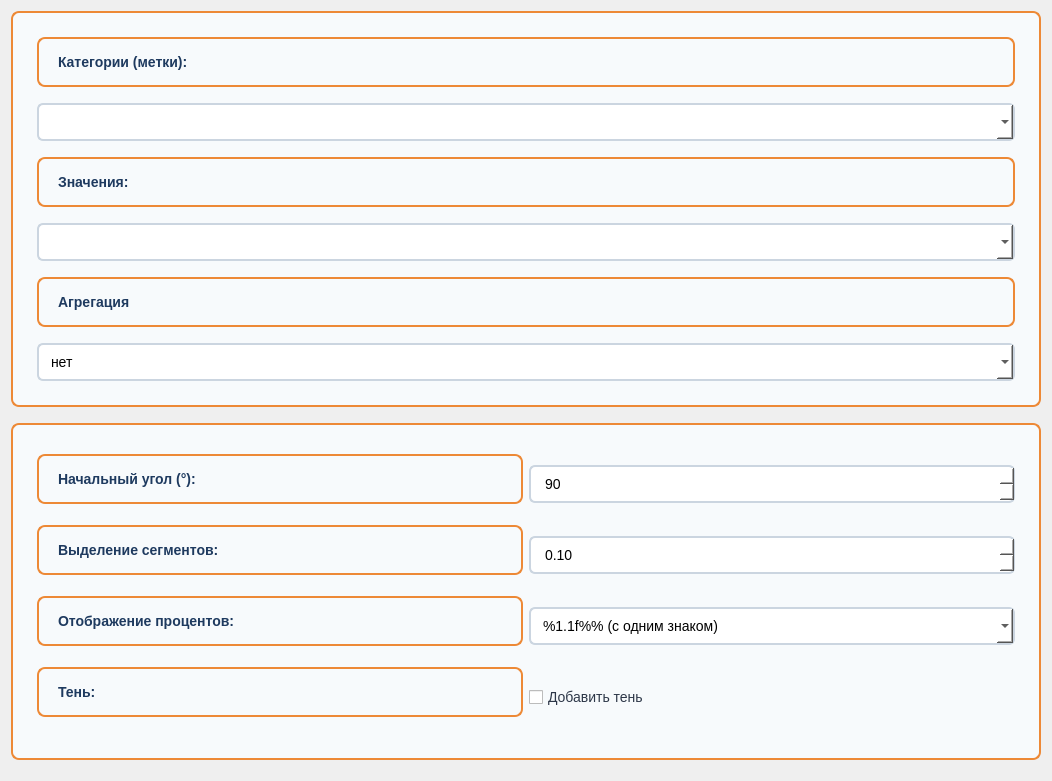
              <widget class="QWidget" name="scrollAreaWidgetContents_pie">
               <property name="geometry">
                <rect>
                 <x>0</x>
                 <y>0</y>
                 <width>1052</width>
                 <height>781</height>
                </rect>
               </property>
               <layout class="QVBoxLayout" name="verticalLayout_pie_scroll">
                <item>
                 <widget class="QFrame" name="pie_data_frame">
                  <property name="styleSheet">
                   <string notr="true">QFrame {
    background-color: #f7fafc;
    border: 2px solid #ed8936;
    border-radius: 8px;
    padding: 15px;
    margin-bottom: 10px;
}</string>
                  </property>
                  <layout class="QVBoxLayout" name="verticalLayout_pie_data">
                   <item>
                    <widget class="QLabel" name="label_pie_labels">
                     <property name="styleSheet">
                      <string notr="true">color: #1e3a5f;
font-size: 14px;
font-weight: bold;</string>
                     </property>
                     <property name="text">
                      <string>Категории (метки):</string>
                     </property>
                    </widget>
                   </item>
                   <item>
                    <widget class="QComboBox" name="pie_labels_combo">
                     <property name="styleSheet">
                      <string notr="true">QComboBox {
    background-color: white;
    border: 2px solid #cbd5e0;
    border-radius: 6px;
    padding: 8px 12px;
    font-size: 14px;
}</string>
                     </property>
                    </widget>
                   </item>
                   <item>
                    <widget class="QLabel" name="label_pie_values">
                     <property name="styleSheet">
                      <string notr="true">color: #1e3a5f;
font-size: 14px;
font-weight: bold;
margin-top: 10px;</string>
                     </property>
                     <property name="text">
                      <string>Значения:</string>
                     </property>
                    </widget>
                   </item>
                   <item>
                    <widget class="QComboBox" name="pie_values_combo">
                     <property name="styleSheet">
                      <string notr="true">QComboBox {
    background-color: white;
    border: 2px solid #cbd5e0;
    border-radius: 6px;
    padding: 8px 12px;
    font-size: 14px;
}</string>
                     </property>
                    </widget>
                   </item>
                   <item>
                    <widget class="QLabel" name="label">
                     <property name="styleSheet">
                      <string notr="true">color: #1e3a5f;
font-size: 14px;
font-weight: bold;
margin-top: 10px;</string>
                     </property>
                     <property name="text">
                      <string>Агрегация</string>
                     </property>
                    </widget>
                   </item>
                   <item>
                    <widget class="QComboBox" name="aggregation_pie">
                     <property name="styleSheet">
                      <string notr="true">QComboBox {
    background-color: white;
    border: 2px solid #cbd5e0;
    border-radius: 6px;
    padding: 8px 12px;
    font-size: 14px;
}</string>
                     </property>
                     <item>
                      <property name="text">
                       <string>нет</string>
                      </property>
                     </item>
                     <item>
                      <property name="text">
                       <string notr="true">count</string>
                      </property>
                     </item>
                     <item>
                      <property name="text">
                       <string>sum</string>
                      </property>
                     </item>
                    </widget>
                   </item>
                  </layout>
                 </widget>
                </item>
                <item>
                 <widget class="QFrame" name="pie_style_frame">
                  <property name="styleSheet">
                   <string notr="true">QFrame {
    background-color: #f7fafc;
    border: 2px solid #ed8936;
    border-radius: 8px;
    padding: 15px;
    margin-bottom: 10px;
}</string>
                  </property>
                  <layout class="QGridLayout" name="gridLayout_pie_style">
                   <item row="2" column="1">
                    <widget class="QComboBox" name="pie_autopct_combo">
                     <property name="styleSheet">
                      <string notr="true">QComboBox {
    background-color: white;
    border: 2px solid #cbd5e0;
    border-radius: 6px;
    padding: 8px 12px;
    font-size: 14px;
    min-width: 150px;
}</string>
                     </property>
                     <item>
                      <property name="text">
                       <string>%1.1f%% (с одним знаком)</string>
                      </property>
                     </item>
                     <item>
                      <property name="text">
                       <string>%1.2f%% (с двумя знаками)</string>
                      </property>
                     </item>
                     <item>
                      <property name="text">
                       <string>%d%% (целые числа)</string>
                      </property>
                     </item>
                    </widget>
                   </item>
                   <item row="1" column="1">
                    <widget class="QDoubleSpinBox" name="pie_explode_spin">
                     <property name="toolTip">
                      <string>Величина выделения сегментов (0 = без выделения)</string>
                     </property>
                     <property name="styleSheet">
                      <string notr="true">QDoubleSpinBox {
    background-color: white;
    border: 2px solid #cbd5e0;
    border-radius: 6px;
    padding: 8px 12px;
    font-size: 14px;
    min-width: 100px;
}</string>
                     </property>
                     <property name="minimum">
                      <double>0.000000000000000</double>
                     </property>
                     <property name="maximum">
                      <double>0.500000000000000</double>
                     </property>
                     <property name="singleStep">
                      <double>0.050000000000000</double>
                     </property>
                     <property name="value">
                      <double>0.100000000000000</double>
                     </property>
                    </widget>
                   </item>
                   <item row="2" column="0">
                    <widget class="QLabel" name="label_pie_autopct">
                     <property name="styleSheet">
                      <string notr="true">color: #1e3a5f;
font-size: 14px;
font-weight: bold;</string>
                     </property>
                     <property name="text">
                      <string>Отображение процентов:</string>
                     </property>
                    </widget>
                   </item>
                   <item row="4" column="0">
                    <widget class="QLabel" name="label_pie_shadow">
                     <property name="styleSheet">
                      <string notr="true">color: #1e3a5f;
font-size: 14px;
font-weight: bold;</string>
                     </property>
                     <property name="text">
                      <string>Тень:</string>
                     </property>
                    </widget>
                   </item>
                   <item row="4" column="1">
                    <widget class="QCheckBox" name="pie_shadow_checkbox">
                     <property name="styleSheet">
                      <string notr="true">QCheckBox {
    font-size: 14px;
    color: #2d3748;
}</string>
                     </property>
                     <property name="text">
                      <string>Добавить тень</string>
                     </property>
                     <property name="checked">
                      <bool>false</bool>
                     </property>
                    </widget>
                   </item>
                   <item row="0" column="0">
                    <widget class="QLabel" name="label_pie_start_angle">
                     <property name="styleSheet">
                      <string notr="true">color: #1e3a5f;
font-size: 14px;
font-weight: bold;</string>
                     </property>
                     <property name="text">
                      <string>Начальный угол (°):</string>
                     </property>
                    </widget>
                   </item>
                   <item row="0" column="1">
                    <widget class="QSpinBox" name="pie_start_angle_spin">
                     <property name="styleSheet">
                      <string notr="true">QSpinBox {
    background-color: white;
    border: 2px solid #cbd5e0;
    border-radius: 6px;
    padding: 8px 12px;
    font-size: 14px;
    min-width: 100px;
}</string>
                     </property>
                     <property name="minimum">
                      <number>0</number>
                     </property>
                     <property name="maximum">
                      <number>360</number>
                     </property>
                     <property name="value">
                      <number>90</number>
                     </property>
                    </widget>
                   </item>
                   <item row="1" column="0">
                    <widget class="QLabel" name="label_pie_explode">
                     <property name="styleSheet">
                      <string notr="true">color: #1e3a5f;
font-size: 14px;
font-weight: bold;</string>
                     </property>
                     <property name="text">
                      <string>Выделение сегментов:</string>
                     </property>
                    </widget>
                   </item>
                  </layout>
                 </widget>
                </item>
               </layout>
              </widget>
